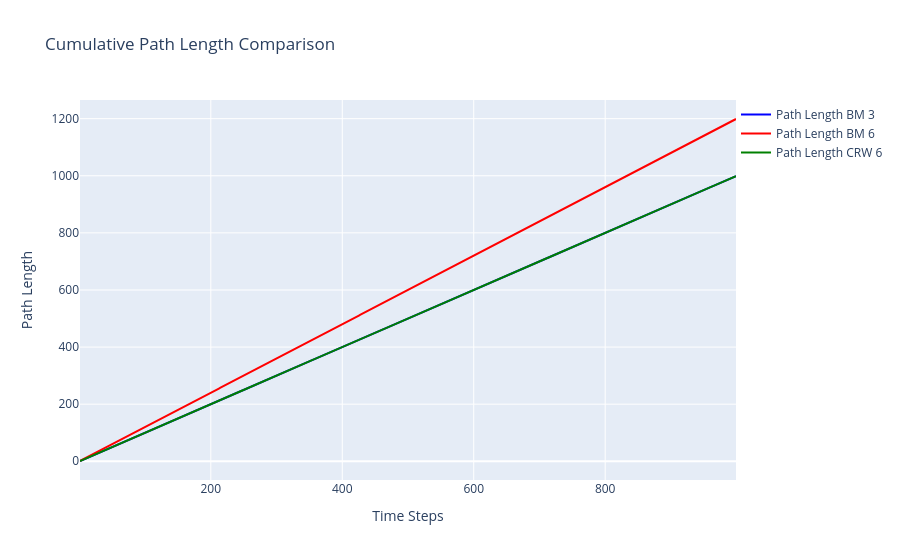

Notebook cell for this chart:
### Markdown cell above
# Activity 1: Path length - BM1 vs BM2 vs CRW

### Code cell
# 1. Brownian Motion (BM) Trajectory with Fixed Step Size
def brownian_motion(n_steps, step_size=1):
    angles = np.random.uniform(0, 2*np.pi, n_steps)
    steps = np.column_stack((step_size * np.cos(angles), step_size * np.sin(angles)))
    trajectory = np.cumsum(steps, axis=0)
    return pd.DataFrame(trajectory, columns=['x', 'y'])

# 2. Correlated Random Walk (CRW) with High Correlation
def correlated_random_walk(n_steps, correlation=50):
    angles = np.cumsum(np.random.vonmises(0, correlation, n_steps))
    steps = np.column_stack((np.cos(angles), np.sin(angles)))
    trajectory = np.cumsum(steps, axis=0)
    return pd.DataFrame(trajectory, columns=['x', 'y'])

# 3. Path Length Calculation (Cumulative)
def cumulative_path_length(traj):
    step_lengths = np.sqrt(np.diff(traj['x'])**2 + np.diff(traj['y'])**2)
    return np.cumsum(step_lengths)

# Generate trajectories with same values as PDF reference
bm_traj1 = brownian_motion(1000, step_size=1)
bm_traj2 = brownian_motion(1000, step_size=1.2)
crw_traj = correlated_random_walk(1000, correlation=30)

# Compute cumulative path lengths
bm_length1 = cumulative_path_length(bm_traj1)
bm_length2 = cumulative_path_length(bm_traj2)
crw_length = cumulative_path_length(crw_traj)

# Time steps
time_steps = np.arange(1, len(bm_length1) + 1)

# Plot Path Length Comparison to match PDF style exactly
fig_path = go.Figure()
fig_path.add_trace(go.Scatter(x=time_steps, y=bm_length1, mode='lines', line=dict(width=2, color='blue'), name='Path Length BM 3'))
fig_path.add_trace(go.Scatter(x=time_steps, y=bm_length2, mode='lines', line=dict(width=2, color='red'), name='Path Length BM 6'))
fig_path.add_trace(go.Scatter(x=time_steps, y=crw_length, mode='lines', line=dict(width=2, color='green'), name='Path Length CRW 6'))
fig_path.update_layout(title='Cumulative Path Length Comparison', xaxis_title='Time Steps', yaxis_title='Path Length', legend=dict(x=1, y=1))
fig_path.show()

### Figure 1 — Plotly figure (JSON) as saved in the notebook; plotly's stock layout.template omitted (floating-point values rounded to 4 significant figures; data arrays with more than 128 entries replaced by an {"elided": "..."} marker saying what was removed)
{"data": [{"line": {"color": "blue", "width": 2}, "mode": "lines", "name": "Path Length BM 3", "type": "scatter", "x": {"elided": "999 int values"}, "y": {"elided": "999 float values"}}, {"line": {"color": "red", "width": 2}, "mode": "lines", "name": "Path Length BM 6", "type": "scatter", "x": {"elided": "999 int values"}, "y": {"elided": "999 float values"}}, {"line": {"color": "green", "width": 2}, "mode": "lines", "name": "Path Length CRW 6", "type": "scatter", "x": {"elided": "999 int values"}, "y": {"elided": "999 float values"}}], "layout": {"legend": {"x": 1, "y": 1}, "title": {"text": "Cumulative Path Length Comparison"}, "xaxis": {"title": {"text": "Time Steps"}}, "yaxis": {"title": {"text": "Path Length"}}}}
